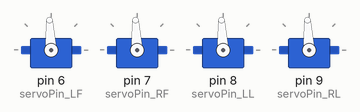
Simulated run of this sketch. Board: Arduino Uno, built with avr-gcc and run on an emulated ATmega328P. Shown: 4 × servo. No radio packets arrive unless stated; what the sketch prints to the serial monitor is not drawn.

Above: at 0.1 s.
At 7.1 s:
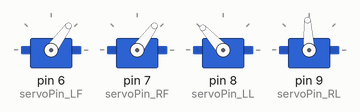
Timing chart, 0 to 8.6 s (numbered marks = the images above):
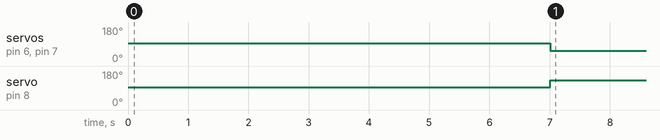

The sketch:

T100_Thruster_Control_Receiver.ino
```cpp
#include <Servo.h>
#include <SPI.h>
#include <RF24.h>
#include <nRF24L01.h>

// Pin Designation for each Thruster

byte servoPin_LF = 6; //Left Forward Thruster
byte servoPin_RF = 7; //Right Forward Thruster
byte servoPin_LL = 8; //Left Back Thruster
byte servoPin_RL = 9; //Right Back Thruster

//Servo Setup for Each Thruster

Servo Left_Side_Forward_Thruster; //Orange Flag
Servo Right_Side_Forward_Thruster; //Pink Flag
Servo Left_Back_Thruster;  //Red Flag
Servo Right_Back_Thruster; //Yellow Flag

//Radio Frequency Receiver Initialization Setup

int Input_ReceivedMessage[2] = {000};  //Used to store value received by NRF24L01 for X and Y input, Element 0 = X Input, Element 1 = Y Input


RF24 radio(9,10); //Setup of the RF24 radio on SPI pin 9 and 10 on the Arduino Uno

const uint64_t pipe = 0xE6E6E6E6E6E6;  //Radio Channel that is used for communicating the 2 NRF24L01 Transmitter and Receiver

//For Serial Command
//char rx_byte = 0;

//For Motor Control
int stop_signal = 1500;

void setup() {
  Serial.begin(9600);  //Set up Serial Monitor for reading

  //Motor Setup
  Left_Side_Forward_Thruster.attach(servoPin_LF);
  Right_Side_Forward_Thruster.attach(servoPin_RF);
  Left_Back_Thruster.attach(servoPin_LL);
  Right_Back_Thruster.attach(servoPin_RL);

  //Set motor speed to zero
  Left_Side_Forward_Thruster.writeMicroseconds(stop_signal);
  Right_Side_Forward_Thruster.writeMicroseconds(stop_signal);
  Left_Back_Thruster.writeMicroseconds(stop_signal);
  Right_Back_Thruster.writeMicroseconds(stop_signal);
  delay(7000); // delay to allow the ESC to recognize the stopped signal

  //Radio Setup
  radio.begin();  // Start up the NRF24L01
  radio.openReadingPipe(1,pipe);  //  Allows the NRF24L01 ready to receive data
  radio.startListening();   // Start the NRF24L01 to begin listening for any data being transmitted from the Transmitting NRF24L01

}

void loop() {
   // Set signal value, which should be between 1100 and 1900
//Read_Serial_Monitor();
  int y_pos = Input_ReceivedMessage[1];
  int x_pos = Input_ReceivedMessage[0];

//  switch (rx_byte){
//    case '+':
//      signal = signal + 100;
//      if(signal >= 1900){
//        signal = 1900;
//      }
//    break;
//    case '-':
//      signal = signal - 100;
//      if(signal <= 1100){
//        signal = 1100;
//      }
//    break;
//  }

int y_signal = map(y_pos,0,1023,1100,1900);
int x_signal = map(x_pos,0,1023,1100,1900);
int right_signal;
int left_signal;

Limit_Motor_Signal(y_signal);
Limit_Motor_Signal(x_signal);
  if(x_signal > 1489){
      int right_signal = map(x_signal,1489,1900,1500,1900);
      Right_Back_Thruster.writeMicroseconds(right_signal);
  }
  if(x_signal <= 1489){
      int left_signal = map(x_signal,1489,1100,1500,1900);
       Serial.println(left_signal);
      Left_Back_Thruster.writeMicroseconds(left_signal);
  }
  Left_Side_Forward_Thruster.writeMicroseconds(y_signal);
  Right_Side_Forward_Thruster.writeMicroseconds(y_signal);


}

//void Read_Serial_Monitor(){
//    if (Serial.available() > 0) {    // is a character available?
//      rx_byte = Serial.read();       // get the character
//    }
//}

void Limit_Motor_Signal(int x){
  if(x >= 1900){
    x = 1900;
  }
  if(x <= 1100){
    x = 1100;
  }

}
```

Measured:
- by itself, servo on pin 6 (servoPin_LF), servo on pin 7 (servoPin_RF): 93° → 54° at 7.0 s
- by itself, servo on pin 8 (servoPin_LL): 93° → 132° at 7.0 s
